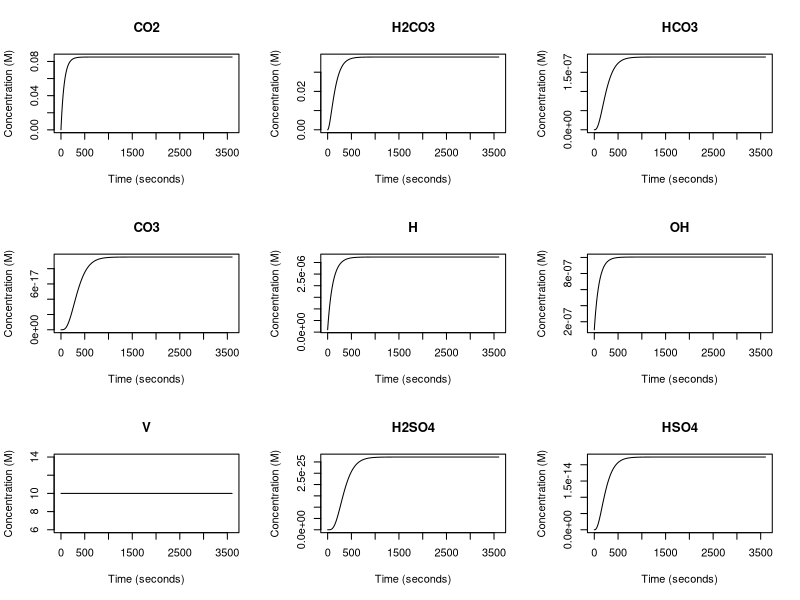
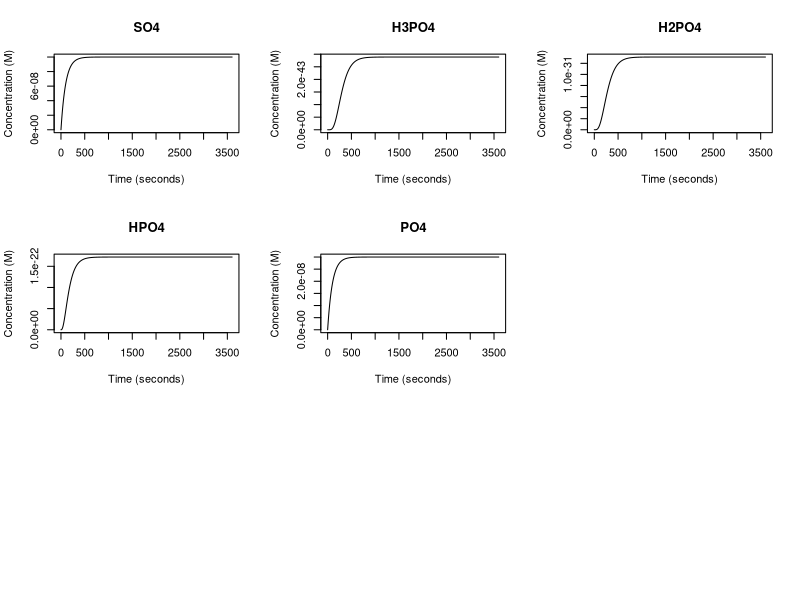

Write the R code that produced these figures, in order.

# Load the deSolve package

setwd("F:/Model_Projects/Model_Projects_R/Micro_Greens/v.1/v.1.3")

library(deSolve)
library(ggplot2)

k_data <- read.csv("Reaction_Parameters.csv")
chem_data <- read.csv("Chemical_Nom.csv")

# Initialize an empty list to store the parameter values
parms <- list()

# Loop through the rows of the data frame
for(i in 1:nrow(k_data)) {
  
  # Extract the reaction code, kf, and kb values
  reaction_code <- k_data[i, "Reaction_Code"]
  kf <- k_data[i, "kf"]
  kb <- k_data[i, "kb"]
  
  # Assign the kf and kb values to dynamically created variables
  assign(paste0("k", reaction_code, "f"), kf)
  assign(paste0("k", reaction_code, "b"), kb)
  
  # Add the parameter values to the list
  parms[[paste0("k", reaction_code, "f")]] <- kf
  parms[[paste0("k", reaction_code, "b")]] <- kb
}


for(i in 1:nrow(chem_data)) {
  
  # Extract the species code and input concentration
  species_code <- chem_data[i, "Species_Code"]
  input_conc <- chem_data[i, "Input_Conc"]
  
  # Assign the input concentration to dynamically created variables
  assign(paste0(species_code, "_I"), input_conc)
  
  # Add the parameter value to the list
  parms[[paste0(species_code, "_I")]] <- input_conc
}

# Read in Water data

Water_Data<-read.csv("Water_Data.csv")
names(Water_Data) <- Water_Data[1,]
Water_Data <- Water_Data[-1,]

Water_Data <-Water_Data[ , colSums(is.na(Water_Data))==0]

Time_Conversion<-1 # seconds to hours 
# Define the function for the system of differential equations
carbonate_eqs <- function(t, y, parms) {
  
  # Unpack the state variables
  
  # Water
  
  V<-y[7]
  
  # Chemistry
  CO2 <- y[1]
  H2CO3 <- y[2]
  HCO3 <- y[3]
  CO3 <- y[4]
  H <- y[5]
  OH <- y[6]
  
  H2SO4<-y[8]
  HSO4<-y[9]
  SO4<-y[10]
  
  H3PO4<-y[11]
  H2PO4<-y[12]
  HPO4<-y[13]
  PO4<-y[14]
  
  # Unpack the rate constants
  k1f <- parms$k1_0f*Time_Conversion
  k1b <- parms$k1_0b*Time_Conversion
  k11f <- parms$k1_1f*Time_Conversion
  k11b <- parms$k1_1b*Time_Conversion
  k12f <- parms$k1_2f*Time_Conversion
  k12b <- parms$k1_2b*Time_Conversion
  
  k21f <- parms$k2_1f*Time_Conversion
  k21b<-parms$k2_1b*Time_Conversion
  k22f <- parms$k2_2f*Time_Conversion
  k22b<-parms$k2_2b*Time_Conversion
  
  k31f<-parms$k3_1f*Time_Conversion
  k31b<-parms$k3_1b*Time_Conversion
  k32f<-parms$k3_2f*Time_Conversion
  k32b<-parms$k3_2b*Time_Conversion
  k33f<-parms$k3_3f*Time_Conversion
  k33b<-parms$k3_3b*Time_Conversion
  
  #CO2 and water
  kwf <- parms$kwf*Time_Conversion
  kwb <- parms$kwb*Time_Conversion
  kgf <- parms$kgf*Time_Conversion
  kgb <- parms$kgb*Time_Conversion
  
  # Manual Parameter Setting
  kH<-parms$kH<-1.7e-5#.034 # At 25°C and 1 atm pressure, the value of kH for CO2 is approximately 3.4 x 10^-2 mol/L/atm.
  PCO2<-parms$PCO2<-.0101 # PCO2 = (412 ppm) * (1/10^6) * (24.45 L/mol) = 0.0101 atm

  kag<-1.22
  # Water
  
  Break_Condition_1<-parms$BC1<-as.numeric(Water_Data$Break_Condition1)
  VI<-parms$VI<-as.numeric(Water_Data$Inflow_Rate)
  VO<-parms$VO<-as.numeric(Water_Data$Outflow_Rate)
  
  
  # Calculate the reaction rates
  ## Reaction 1: Bicarbonate
  dCO2 <- VI*CO2_I/V  + (k1b*H2CO3 - kgb*CO2 - k1f*CO2 +kag*.0101)/V -VO*CO2/V
  dH2CO3 <- VI*H2CO3_I/V + (k1f * CO2 - k1b * H2CO3 - k11f * H2CO3 + k11b * H * HCO3)/V - VO*H2CO3/V
  dHCO3 <- VI*HCO3_I/V + (k11f * H2CO3 - k11b * H * HCO3 - k12f * HCO3 + k12b * H * CO3)/V - VO*HCO3/V
  dCO3 <- VI*CO3_I/V + (k12f * HCO3 - k12b * H * CO3)/V - VI*CO3/V
  
  ## Reaction 2: Sulfuric Acid
  dH2SO4 <- VI*H2SO4_I/V + (-k21f*H2SO4 + k21b*HSO4*H)/V - VO*H2SO4/V
  dHSO4 <- VI*HSO4_I/V + (k21f*H2SO4 + k22b*SO4*H - k21b*HSO4*H - k22f*HSO4)/V - VO*HSO4/V
  dSO4 <- VI*SO4_I/V+ (k22f*HSO4 - k22b*SO4*H)/V - VO*SO4/V
  
  ## Reaction 3: Phosphate
  dH3PO4<- VI*H3PO4_I/V + (k31b*H2PO4*H - k31f*H3PO4)/V - VO*H3PO4
  dH2PO4<- VI*H2PO4_I/V + (k31f*H3PO4 + k32b*HPO4*H - k31b*H2PO4*H - k32f*H2PO4)/V - VO*H2PO4/V
  dHPO4<- VI*HPO4_I/V + (k32f*H2PO4 + k33b*PO4*H - k33f*HPO4 - k32b*HPO4*H)/V - VO*HPO4/V
  dPO4<- VI*PO4_I/V + (k33f*HPO4 - k33b*PO4*H)/V - VO*PO4/V
 
  ## Hydronium/Hydroxide Reactions
  
  #Hydronium Equations per reaction
  H_Carb<- k12f*HCO3 - k12b*CO3*H + k11f*H2CO3 - k11b*H*HCO3
  H_Sulf<- k21f*H2SO4 - k22b*SO4*H + k22f*HSO4 -k21b*HSO4*H
  H_Phos<- k31f*H3PO4 + k32f*H2PO4 + k33f*HPO4 - k31b*H2PO4*H - k32b*HPO4*H - k33b*PO4*H
  #H_Nitrate<-
  
  # Hydroxide Equations per reaction
  
  # complete hydronium/hydroxide equations
    
  dH <- VI*H_I/V + (kwf - kwb * H * OH + H_Carb + H_Sulf + H_Phos)/V  - VO*H/V
  dOH <- VI*OH_I/V + (kwf - kwb * H * OH)/V - VO*OH/V
  
  
  # Water Equations
  if (V > 5) {
    dV <- VI - VO
  } else {
    dV <- ifelse(V <= 5 & VI - VO < 0, 0, VI - VO)
  }
  
  
  # Return the derivatives as a list
  list(c(dCO2, dH2CO3, dHCO3, dCO3, dH, dOH, dV, dH2SO4, dHSO4, dSO4, dH3PO4, dH2PO4, dHPO4, dPO4))
}
# Set the initial state variables and rate constants
y0 <- c(CO2 = 0.0001, H2CO3 = 0, HCO3 = 0.0, CO3 = 0.00, H = 1e-7, OH = 1e-7, V=10, H2SO4 = 0, HSO4 = 0, SO4 = 0, H3PO4 = 0, H2PO4 = 0, HPO4 = 0, PO4 = 0)
#parms <- c(k1f = 1e-3, k1b = 1e-2, k11f = 1e-4, k11b = 1e-5, k12f = 1e-7, k12b = 1e-8, kwf = 1e-14, kwb = 1e-14)

# Set the time interval to simulate
t <- seq(0, 3600, by = .1)

# Solve the system of differential equations using the ode solver in deSolve
out <- ode(y = y0, times = t, func = carbonate_eqs, parms = parms, method = "rk4")

# Plot the results
plot(out, xlab = "Time (seconds)", ylab = "Concentration (M)")

Model_Dataframe<-as.data.frame(out)
